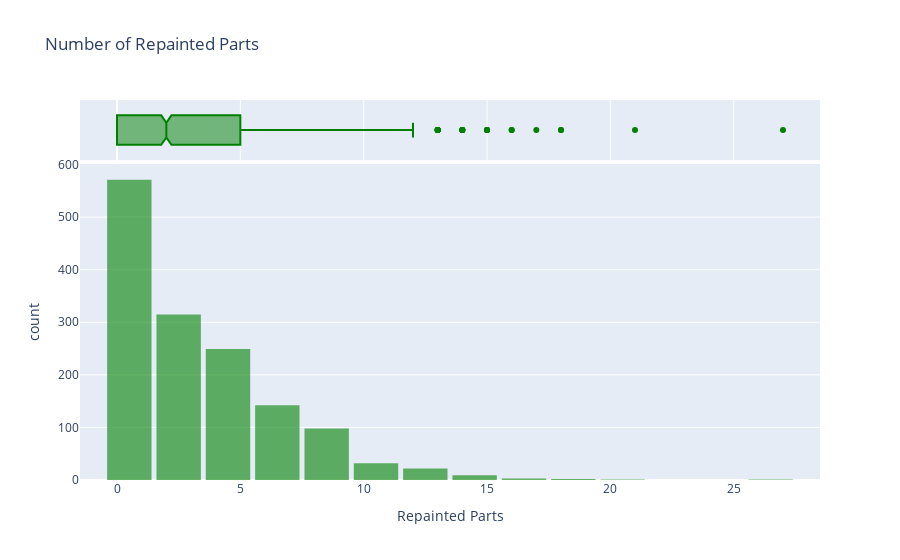

The notebook cell saved with this chart:
### Markdown cell above
### **Using a histogram for Observing how many cars had repainted parts in our data set :**

### Code cell
fig = px.histogram(cars_24_data_frame, 
                   x=cars_24_data_frame['Repainted Parts'], 
                   marginal='box', 
                   nbins=17, 
                   opacity=0.6,
                   color_discrete_sequence=['green'],
                   title='Number of Repainted Parts')
fig.update_layout(bargap=0.1)
fig.show()

### Figure 1 — Plotly figure (JSON) as saved in the notebook; plotly's stock layout.template omitted (floating-point values rounded to 4 significant figures; data arrays with more than 128 entries replaced by an {"elided": "..."} marker saying what was removed)
{"data": [{"alignmentgroup": "True", "bingroup": "x", "hovertemplate": "Repainted Parts=%{x}<br>count=%{y}<extra></extra>", "legendgroup": "", "marker": {"color": "green", "opacity": 0.6, "pattern": {"shape": ""}}, "name": "", "nbinsx": 17, "offsetgroup": "", "orientation": "v", "showlegend": false, "type": "histogram", "x": {"elided": "1445 int values"}, "xaxis": "x", "yaxis": "y"}, {"alignmentgroup": "True", "hovertemplate": "Repainted Parts=%{x}<extra></extra>", "legendgroup": "", "marker": {"color": "green"}, "name": "", "notched": true, "offsetgroup": "", "showlegend": false, "type": "box", "x": {"elided": "1445 int values"}, "xaxis": "x2", "yaxis": "y2"}], "layout": {"bargap": 0.1, "barmode": "relative", "legend": {"tracegroupgap": 0}, "title": {"text": "Number of Repainted Parts"}, "xaxis": {"anchor": "y", "domain": [0, 1], "title": {"text": "Repainted Parts"}}, "xaxis2": {"anchor": "y2", "domain": [0, 1], "matches": "x", "showgrid": true, "showticklabels": false}, "yaxis": {"anchor": "x", "domain": [0, 0.8316], "title": {"text": "count"}}, "yaxis2": {"anchor": "x2", "domain": [0.8416, 1], "matches": "y2", "showgrid": false, "showline": false, "showticklabels": false, "ticks": ""}}}
